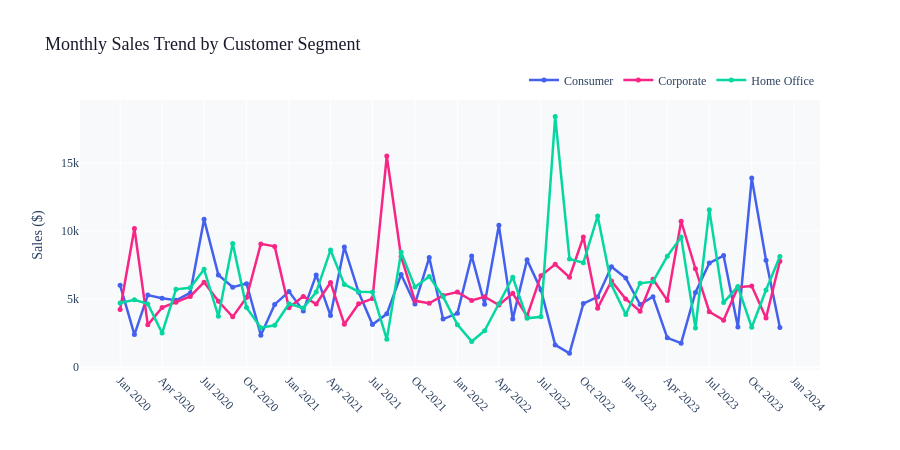

Notebook code for this chart:
### Markdown cell above
## 📈 Chart 3 — Monthly Sales Trend by Segment

Line chart. Click legend segments to isolate. Hover for monthly totals.

### Code cell
monthly = df.groupby(['Month','Segment'])['Sales'].sum().reset_index()
monthly = monthly.sort_values('Month')

seg_colors = {'Consumer':'#4361ee','Corporate':'#f72585','Home Office':'#06d6a0'}

fig3 = go.Figure()
for seg in segments:
    d = monthly[monthly.Segment == seg]
    fig3.add_trace(go.Scatter(
        x=d['Month'], y=d['Sales'], name=seg,
        mode='lines+markers', line=dict(width=2.5, color=seg_colors[seg]),
        marker=dict(size=5),
        hovertemplate='<b>%{x}</b><br>' + seg + ': $%{y:,.0f}<extra></extra>'
    ))

fig3.update_layout(
    title=dict(text='Monthly Sales Trend by Customer Segment', font=dict(size=18, color='#1a1a2e')),
    xaxis=dict(tickangle=45, nticks=20),
    yaxis_title='Sales ($)',
    legend=dict(orientation='h', yanchor='bottom', y=1.02, xanchor='right', x=1),
    plot_bgcolor='#f8f9fa', paper_bgcolor='white',
    height=450, font=dict(family='Georgia')
)
fig3.show()

### Figure 1 — Plotly figure (JSON) as saved in the notebook; plotly's stock layout.template omitted (floating-point values rounded to 4 significant figures)
{"data": [{"hovertemplate": "<b>%{x}</b><br>Consumer: $%{y:,.0f}<extra></extra>", "line": {"color": "#4361ee", "width": 2.5}, "marker": {"size": 5}, "mode": "lines+markers", "name": "Consumer", "type": "scatter", "x": ["2020-01", "2020-02", "2020-03", "2020-04", "2020-05", "2020-06", "2020-07", "2020-08", "2020-09", "2020-10", "2020-11", "2020-12", "2021-01", "2021-02", "2021-03", "2021-04", "2021-05", "2021-06", "2021-07", "2021-08", "2021-09", "2021-10", "2021-11", "2021-12", "2022-01", "2022-02", "2022-03", "2022-04", "2022-05", "2022-06", "2022-07", "2022-08", "2022-09", "2022-10", "2022-11", "2022-12", "2023-01", "2023-02", "2023-03", "2023-04", "2023-05", "2023-06", "2023-07", "2023-08", "2023-09", "2023-10", "2023-11", "2023-12"], "y": [6019.0, 2402.0, 5300.0, 5074.0, 4921.0, 5459.0, 10860.0, 6778.0, 5883.0, 6143.0, 2356.0, 4616.0, 5565.0, 4142.0, 6782.0, 3795.0, 8823.0, 5502.0, 3140.0, 3923.0, 6807.0, 4651.0, 8056.0, 3541.0, 3961.0, 8176.0, 4637.0, 10420.0, 3538.0, 7887.0, 5693.0, 1644.0, 1022.0, 4676.0, 5168.0, 7385.0, 6549.0, 4609.0, 5187.0, 2165.0, 1771.0, 5490.0, 7650.0, 8204.0, 2951.0, 13890.0, 7866.0, 2920.0]}, {"hovertemplate": "<b>%{x}</b><br>Corporate: $%{y:,.0f}<extra></extra>", "line": {"color": "#f72585", "width": 2.5}, "marker": {"size": 5}, "mode": "lines+markers", "name": "Corporate", "type": "scatter", "x": ["2020-01", "2020-02", "2020-03", "2020-04", "2020-05", "2020-06", "2020-07", "2020-08", "2020-09", "2020-10", "2020-11", "2020-12", "2021-01", "2021-02", "2021-03", "2021-04", "2021-05", "2021-06", "2021-07", "2021-08", "2021-09", "2021-10", "2021-11", "2021-12", "2022-01", "2022-02", "2022-03", "2022-04", "2022-05", "2022-06", "2022-07", "2022-08", "2022-09", "2022-10", "2022-11", "2022-12", "2023-01", "2023-02", "2023-03", "2023-04", "2023-05", "2023-06", "2023-07", "2023-08", "2023-09", "2023-10", "2023-11", "2023-12"], "y": [4237.0, 10190.0, 3115.0, 4387.0, 4784.0, 5204.0, 6245.0, 4847.0, 3703.0, 5128.0, 9061.0, 8877.0, 4365.0, 5207.0, 4646.0, 6228.0, 3165.0, 4660.0, 5046.0, 15510.0, 8126.0, 4879.0, 4698.0, 5280.0, 5525.0, 4907.0, 5179.0, 4568.0, 5432.0, 3746.0, 6724.0, 7559.0, 6613.0, 9560.0, 4341.0, 6335.0, 5012.0, 4113.0, 6467.0, 4913.0, 10720.0, 7235.0, 4082.0, 3458.0, 5877.0, 5972.0, 3616.0, 7790.0]}, {"hovertemplate": "<b>%{x}</b><br>Home Office: $%{y:,.0f}<extra></extra>", "line": {"color": "#06d6a0", "width": 2.5}, "marker": {"size": 5}, "mode": "lines+markers", "name": "Home Office", "type": "scatter", "x": ["2020-01", "2020-02", "2020-03", "2020-04", "2020-05", "2020-06", "2020-07", "2020-08", "2020-09", "2020-10", "2020-11", "2020-12", "2021-01", "2021-02", "2021-03", "2021-04", "2021-05", "2021-06", "2021-07", "2021-08", "2021-09", "2021-10", "2021-11", "2021-12", "2022-01", "2022-02", "2022-03", "2022-04", "2022-05", "2022-06", "2022-07", "2022-08", "2022-09", "2022-10", "2022-11", "2022-12", "2023-01", "2023-02", "2023-03", "2023-04", "2023-05", "2023-06", "2023-07", "2023-08", "2023-09", "2023-10", "2023-11", "2023-12"], "y": [4720.0, 4955.0, 4655.0, 2513.0, 5724.0, 5841.0, 7193.0, 3743.0, 9098.0, 4382.0, 2911.0, 3088.0, 4670.0, 4357.0, 5525.0, 8609.0, 6083.0, 5554.0, 5521.0, 2053.0, 8438.0, 5897.0, 6667.0, 5179.0, 3129.0, 1900.0, 2679.0, 4658.0, 6612.0, 3594.0, 3703.0, 18400.0, 7956.0, 7671.0, 11100.0, 6057.0, 3878.0, 6168.0, 6286.0, 8154.0, 9559.0, 2883.0, 11570.0, 4752.0, 5928.0, 2938.0, 5678.0, 8139.0]}], "layout": {"font": {"family": "Georgia"}, "height": 450, "legend": {"orientation": "h", "x": 1, "xanchor": "right", "y": 1.02, "yanchor": "bottom"}, "paper_bgcolor": "white", "plot_bgcolor": "#f8f9fa", "title": {"font": {"color": "#1a1a2e", "size": 18}, "text": "Monthly Sales Trend by Customer Segment"}, "xaxis": {"nticks": 20, "tickangle": 45}, "yaxis": {"title": {"text": "Sales ($)"}}}}
